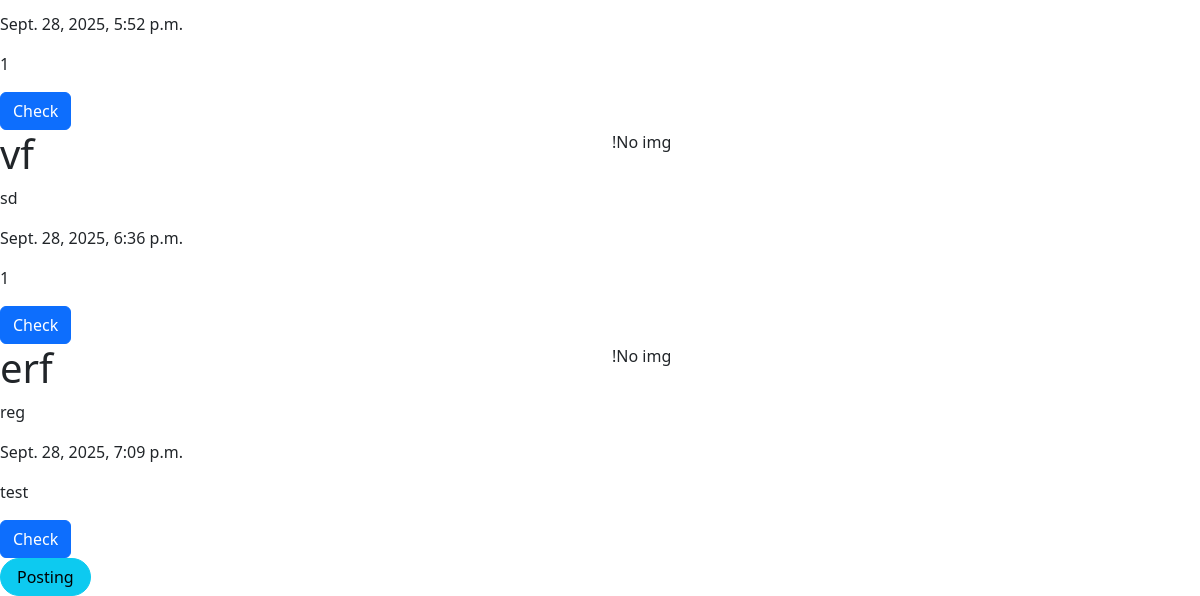
Before: / (lower part) with the older database file.
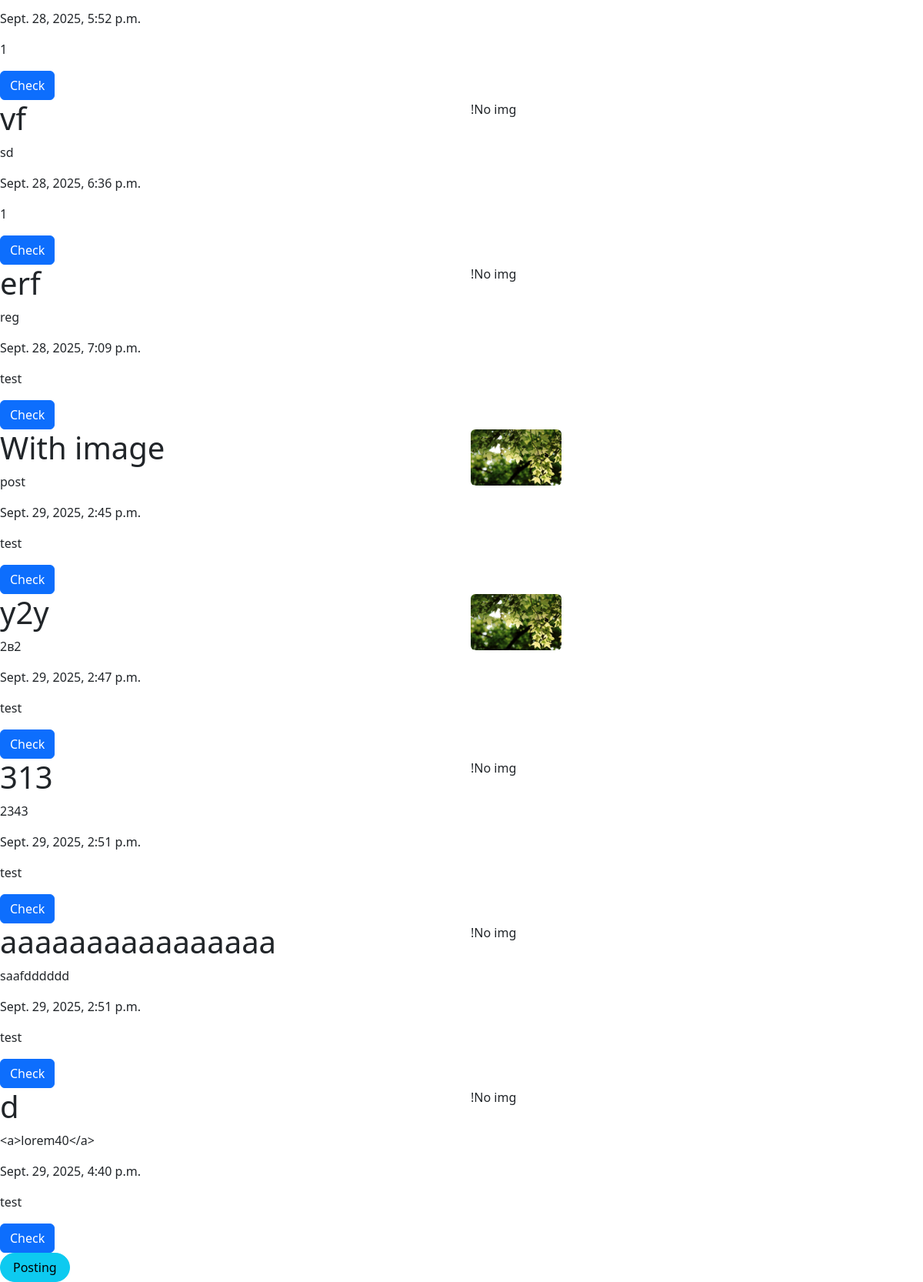
After: the same page with the newer database file.
### main/models.py (models this page shows, shortened)
class Articles(models.Model):
    title = models.CharField('Name', max_length=100)
    text = models.CharField('Text', max_length=100)
    date = models.DateTimeField('Date', auto_now_add=True)
    image = models.ImageField('Image', upload_to='articles_images/', null=True, blank=True)
    author = models.ForeignKey(User, on_delete=models.CASCADE)

### main/views.py (the view)
# urls.py: path('', main),
def main(request):
    elements = Articles.objects.all()
    context ={'elements':elements}
    return render(request,'main.html', context)

### templates/main.html (shortened to what this page needs)
{% extends 'inheritance.html'%}
{% block div %}
{% for el in elements %}
    <div class="row" >
    <div class="col-6">
    <h1>{{el.title}}</h1>
    <p>{{el.text}}</p>
    <p>{{el.date}}</p>
    <p>{{el.author}}</p>
    <a href="{% url 'post_detail' pk=el.pk %}" class=" btn btn-primary ">Check</a>
    </div>
    <div class="col-6">{% if el.image %}
    <img src="{{ el.image.url }}" alt="{{ el.title }}" class="list-group" style="width: 20%;">
    {% else %}
    <p>!No img</p>
    {% endif %}
    </div>
</div>
    {% endfor %}
    <a href="\post" class="btn btn-info rounded-pill px-3">Posting</a>
{%endblock%}

Changed rows visible on the page:
added Articles: title "With image", text "post", date "Sept. 29, 2025, 2:45 p.m.", author "test", image (picture)
added Articles: title "у2у", text "2в2", date "Sept. 29, 2025, 2:47 p.m.", author "test", image (picture)
added Articles: title "313", text "2343", date "Sept. 29, 2025, 2:51 p.m.", author "test", image "!No img"
added Articles: title "aaaaaaaaaaaaaaaa", text "saafdddddd", date "Sept. 29, 2025, 2:51 p.m.", author "test", image "!No img"
added Articles: title "d", text "<a>lorem40</a>", date "Sept. 29, 2025, 4:40 p.m.", author "test", image "!No img"
